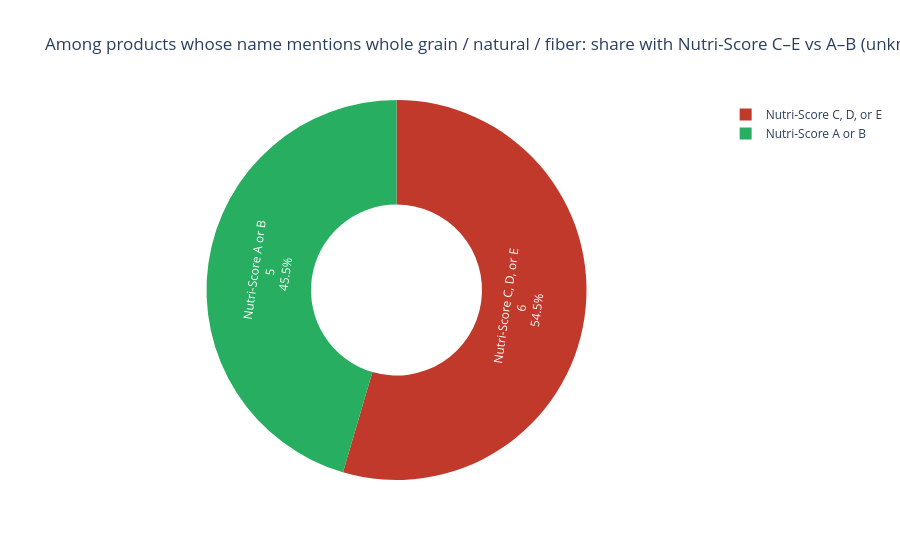

Write notebook code for a chart like this one.
### Markdown cell above
### **Analytical Question 2:**
What share of products that include health-oriented keywords ("whole grain," "natural," "fiber") in their product name have a Nutri-Score of C or worse?

The code first finds rows whose product name matches those keywords. It then keeps only rows with a known A–E score (unknown is dropped). C or worse means C, D, or E only. The donut chart shows two slices: how many of those products are C–E versus A–B, as percent, label, and count on the chart. The printed lines below repeat the counts and percentages so you can quote them easily; with a small number of matching products, the share can swing a lot, which is worth saying in a report.

### Code cell
# --- Q2: Health keywords in product name vs Nutri-Score C or worse ---
_kw_pat = re.compile(
    r"whole[\s-]?grain|wholegrain|\bnatural\b|fiber|fibre",
    re.IGNORECASE,
)
df["health_keywords_name"] = df["product_name"].astype(str).str.contains(
    _kw_pat, regex=True, na=False
)

# Among keyword hits with known A–E grade only
mask_kw = df["health_keywords_name"] & df["grade_label"].notna()
df_kw = df.loc[mask_kw].copy()
n_kw = len(df_kw)
n_c_or_worse = df_kw["nutrition_grade_lower"].isin(["c", "d", "e"]).sum()
n_better = df_kw["nutrition_grade_lower"].isin(["a", "b"]).sum()

pie_df = pd.DataFrame(
    {
        "segment": ["Nutri-Score C, D, or E", "Nutri-Score A or B"],
        "count": [n_c_or_worse, n_better],
    }
)
pie_df = pie_df[pie_df["count"] > 0]

fig_kw = px.pie(
    pie_df,
    names="segment",
    values="count",
    title=(
        "Among products whose name mentions whole grain / natural / fiber: "
        "share with Nutri-Score C–E vs A–B (unknown grades excluded)"
    ),
    hole=0.45,
    color="segment",
    color_discrete_map={
        "Nutri-Score C, D, or E": "#c0392b",
        "Nutri-Score A or B": "#27ae60",
    },
)
fig_kw.update_traces(textposition="inside", textinfo="percent+label+value")
fig_kw.show()

print(
    f"Products with keyword(s) in name and known grade: {n_kw}\n"
    f"  C–E: {n_c_or_worse} ({100 * n_c_or_worse / n_kw:.1f}%)\n"
    f"  A–B: {n_better} ({100 * n_better / n_kw:.1f}%)"
)

### Figure 1 — Plotly figure (JSON) as saved in the notebook; plotly's stock layout.template omitted (floating-point values rounded to 4 significant figures)
{"data": [{"customdata": [["Nutri-Score C, D, or E"], ["Nutri-Score A or B"]], "domain": {"x": [0, 1], "y": [0, 1]}, "hole": 0.45, "hovertemplate": "segment=%{customdata[0]}<br>count=%{value}<extra></extra>", "labels": ["Nutri-Score C, D, or E", "Nutri-Score A or B"], "legendgroup": "", "marker": {"colors": ["#c0392b", "#27ae60"]}, "name": "", "showlegend": true, "textinfo": "percent+label+value", "textposition": "inside", "type": "pie", "values": [6, 5]}], "layout": {"legend": {"tracegroupgap": 0}, "title": {"text": "Among products whose name mentions whole grain / natural / fiber: share with Nutri-Score C–E vs A–B (unknown grades excluded)"}}}
